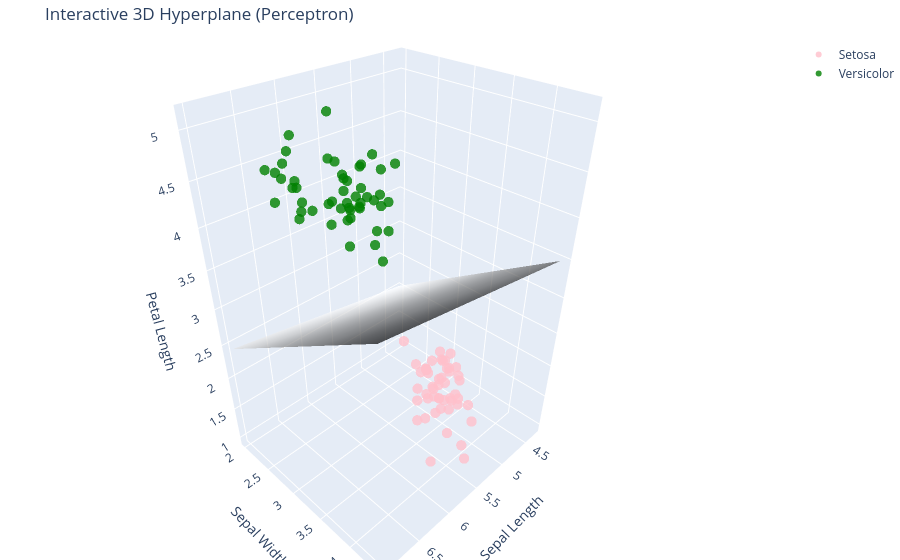

This figure's notebook cell:
### Code cell
# 1. Load Data and Filter for binary classification (Setosa = 0, Versicolor = 1)
iris = load_iris(as_frame=True)
df = iris.frame
binary_df = df[df['target'] < 2]

# Select 3 features for 3D plotting
X_3d = binary_df.iloc[:, [0, 1, 2]].values  # Sepal Length, Sepal Width, Petal Length
y_binary = binary_df['target'].values

# 2. Train Perceptron
clf = Perceptron(max_iter=1000, random_state=42)
clf.fit(X_3d, y_binary)

# Extract weights and bias to calculate the hyperplane
w = clf.coef_[0]
b = clf.intercept_[0]

# 3. Create a meshgrid for the plane
x_min, x_max = X_3d[:, 0].min(), X_3d[:, 0].max()
y_min, y_max = X_3d[:, 1].min(), X_3d[:, 1].max()

xx, yy = np.meshgrid(np.linspace(x_min, x_max, 10),
                     np.linspace(y_min, y_max, 10))

# Calculate corresponding z values for the hyperplane
# w[0]*x + w[1]*y + w[2]*z + b = 0  =>  z = -(w[0]*x + w[1]*y + b) / w[2]
zz = -(w[0] * xx + w[1] * yy + b) / w[2]

# 4. Build the Interactive Plotly Figure
fig = go.Figure()

# Add Setosa scatter points
fig.add_trace(go.Scatter3d(
    x=X_3d[y_binary == 0, 0],
    y=X_3d[y_binary == 0, 1],
    z=X_3d[y_binary == 0, 2],
    mode='markers',
    marker=dict(size=6, color='pink', opacity=0.8),
    name='Setosa'
))

# Add Versicolor scatter points
fig.add_trace(go.Scatter3d(
    x=X_3d[y_binary == 1, 0],
    y=X_3d[y_binary == 1, 1],
    z=X_3d[y_binary == 1, 2],
    mode='markers',
    marker=dict(size=6, color='green', opacity=0.8),
    name='Versicolor'
))

# Add the separating hyperplane
fig.add_trace(go.Surface(
    x=xx, y=yy, z=zz,
    colorscale='Greys',
    opacity=0.7,
    showscale=False,
    name='Hyperplane'
))

# Update layout for clean axes and titles
fig.update_layout(
    title='Interactive 3D Hyperplane (Perceptron)',
    scene=dict(
        xaxis_title='Sepal Length',
        yaxis_title='Sepal Width',
        zaxis_title='Petal Length'
    ),
    margin=dict(l=0, r=0, b=0, t=40)
)

# Render the plot
fig.show()

### Figure 1 — Plotly figure (JSON) as saved in the notebook; plotly's stock layout.template omitted (floating-point values rounded to 4 significant figures)
{"data": [{"marker": {"color": "pink", "opacity": 0.8, "size": 6}, "mode": "markers", "name": "Setosa", "type": "scatter3d", "x": [5.1, 4.9, 4.7, 4.6, 5.0, 5.4, 4.6, 5.0, 4.4, 4.9, 5.4, 4.8, 4.8, 4.3, 5.8, 5.7, 5.4, 5.1, 5.7, 5.1, 5.4, 5.1, 4.6, 5.1, 4.8, 5.0, 5.0, 5.2, 5.2, 4.7, 4.8, 5.4, 5.2, 5.5, 4.9, 5.0, 5.5, 4.9, 4.4, 5.1, 5.0, 4.5, 4.4, 5.0, 5.1, 4.8, 5.1, 4.6, 5.3, 5.0], "y": [3.5, 3.0, 3.2, 3.1, 3.6, 3.9, 3.4, 3.4, 2.9, 3.1, 3.7, 3.4, 3.0, 3.0, 4.0, 4.4, 3.9, 3.5, 3.8, 3.8, 3.4, 3.7, 3.6, 3.3, 3.4, 3.0, 3.4, 3.5, 3.4, 3.2, 3.1, 3.4, 4.1, 4.2, 3.1, 3.2, 3.5, 3.6, 3.0, 3.4, 3.5, 2.3, 3.2, 3.5, 3.8, 3.0, 3.8, 3.2, 3.7, 3.3], "z": [1.4, 1.4, 1.3, 1.5, 1.4, 1.7, 1.4, 1.5, 1.4, 1.5, 1.5, 1.6, 1.4, 1.1, 1.2, 1.5, 1.3, 1.4, 1.7, 1.5, 1.7, 1.5, 1.0, 1.7, 1.9, 1.6, 1.6, 1.5, 1.4, 1.6, 1.6, 1.5, 1.5, 1.4, 1.5, 1.2, 1.3, 1.4, 1.3, 1.5, 1.3, 1.3, 1.3, 1.6, 1.9, 1.4, 1.6, 1.4, 1.5, 1.4]}, {"marker": {"color": "green", "opacity": 0.8, "size": 6}, "mode": "markers", "name": "Versicolor", "type": "scatter3d", "x": [7.0, 6.4, 6.9, 5.5, 6.5, 5.7, 6.3, 4.9, 6.6, 5.2, 5.0, 5.9, 6.0, 6.1, 5.6, 6.7, 5.6, 5.8, 6.2, 5.6, 5.9, 6.1, 6.3, 6.1, 6.4, 6.6, 6.8, 6.7, 6.0, 5.7, 5.5, 5.5, 5.8, 6.0, 5.4, 6.0, 6.7, 6.3, 5.6, 5.5, 5.5, 6.1, 5.8, 5.0, 5.6, 5.7, 5.7, 6.2, 5.1, 5.7], "y": [3.2, 3.2, 3.1, 2.3, 2.8, 2.8, 3.3, 2.4, 2.9, 2.7, 2.0, 3.0, 2.2, 2.9, 2.9, 3.1, 3.0, 2.7, 2.2, 2.5, 3.2, 2.8, 2.5, 2.8, 2.9, 3.0, 2.8, 3.0, 2.9, 2.6, 2.4, 2.4, 2.7, 2.7, 3.0, 3.4, 3.1, 2.3, 3.0, 2.5, 2.6, 3.0, 2.6, 2.3, 2.7, 3.0, 2.9, 2.9, 2.5, 2.8], "z": [4.7, 4.5, 4.9, 4.0, 4.6, 4.5, 4.7, 3.3, 4.6, 3.9, 3.5, 4.2, 4.0, 4.7, 3.6, 4.4, 4.5, 4.1, 4.5, 3.9, 4.8, 4.0, 4.9, 4.7, 4.3, 4.4, 4.8, 5.0, 4.5, 3.5, 3.8, 3.7, 3.9, 5.1, 4.5, 4.5, 4.7, 4.4, 4.1, 4.0, 4.4, 4.6, 4.0, 3.3, 4.2, 4.2, 4.2, 4.3, 3.0, 4.1]}, {"colorscale": [[0, "rgb(255,255,255)"], [0.125, "rgb(240,240,240)"], [0.25, "rgb(217,217,217)"], [0.375, "rgb(189,189,189)"], [0.5, "rgb(150,150,150)"], [0.625, "rgb(115,115,115)"], [0.75, "rgb(82,82,82)"], [0.875, "rgb(37,37,37)"], [1, "rgb(0,0,0)"]], "name": "Hyperplane", "opacity": 0.7, "showscale": false, "type": "surface", "x": [[4.3, 4.6, 4.9, 5.2, 5.5, 5.8, 6.1, 6.4, 6.7, 7.0], [4.3, 4.6, 4.9, 5.2, 5.5, 5.8, 6.1, 6.4, 6.7, 7.0], [4.3, 4.6, 4.9, 5.2, 5.5, 5.8, 6.1, 6.4, 6.7, 7.0], [4.3, 4.6, 4.9, 5.2, 5.5, 5.8, 6.1, 6.4, 6.7, 7.0], [4.3, 4.6, 4.9, 5.2, 5.5, 5.8, 6.1, 6.4, 6.7, 7.0], [4.3, 4.6, 4.9, 5.2, 5.5, 5.8, 6.1, 6.4, 6.7, 7.0], [4.3, 4.6, 4.9, 5.2, 5.5, 5.8, 6.1, 6.4, 6.7, 7.0], [4.3, 4.6, 4.9, 5.2, 5.5, 5.8, 6.1, 6.4, 6.7, 7.0], [4.3, 4.6, 4.9, 5.2, 5.5, 5.8, 6.1, 6.4, 6.7, 7.0], [4.3, 4.6, 4.9, 5.2, 5.5, 5.8, 6.1, 6.4, 6.7, 7.0]], "y": [[2.0, 2.0, 2.0, 2.0, 2.0, 2.0, 2.0, 2.0, 2.0, 2.0], [2.267, 2.267, 2.267, 2.267, 2.267, 2.267, 2.267, 2.267, 2.267, 2.267], [2.533, 2.533, 2.533, 2.533, 2.533, 2.533, 2.533, 2.533, 2.533, 2.533], [2.8, 2.8, 2.8, 2.8, 2.8, 2.8, 2.8, 2.8, 2.8, 2.8], [3.067, 3.067, 3.067, 3.067, 3.067, 3.067, 3.067, 3.067, 3.067, 3.067], [3.333, 3.333, 3.333, 3.333, 3.333, 3.333, 3.333, 3.333, 3.333, 3.333], [3.6, 3.6, 3.6, 3.6, 3.6, 3.6, 3.6, 3.6, 3.6, 3.6], [3.867, 3.867, 3.867, 3.867, 3.867, 3.867, 3.867, 3.867, 3.867, 3.867], [4.133, 4.133, 4.133, 4.133, 4.133, 4.133, 4.133, 4.133, 4.133, 4.133], [4.4, 4.4, 4.4, 4.4, 4.4, 4.4, 4.4, 4.4, 4.4, 4.4]], "z": [[2.021, 2.068, 2.114, 2.161, 2.208, 2.255, 2.301, 2.348, 2.395, 2.442], [2.184, 2.23, 2.277, 2.324, 2.371, 2.417, 2.464, 2.511, 2.558, 2.604], [2.346, 2.393, 2.44, 2.487, 2.533, 2.58, 2.627, 2.674, 2.72, 2.767], [2.509, 2.556, 2.603, 2.649, 2.696, 2.743, 2.79, 2.836, 2.883, 2.93], [2.672, 2.719, 2.765, 2.812, 2.859, 2.906, 2.952, 2.999, 3.046, 3.093], [2.835, 2.881, 2.928, 2.975, 3.022, 3.068, 3.115, 3.162, 3.209, 3.255], [2.997, 3.044, 3.091, 3.138, 3.184, 3.231, 3.278, 3.325, 3.371, 3.418], [3.16, 3.207, 3.254, 3.3, 3.347, 3.394, 3.441, 3.487, 3.534, 3.581], [3.323, 3.37, 3.416, 3.463, 3.51, 3.557, 3.603, 3.65, 3.697, 3.744], [3.486, 3.532, 3.579, 3.626, 3.673, 3.719, 3.766, 3.813, 3.86, 3.906]]}], "layout": {"margin": {"b": 0, "l": 0, "r": 0, "t": 40}, "scene": {"xaxis": {"title": {"text": "Sepal Length"}}, "yaxis": {"title": {"text": "Sepal Width"}}, "zaxis": {"title": {"text": "Petal Length"}}}, "title": {"text": "Interactive 3D Hyperplane (Perceptron)"}}}
